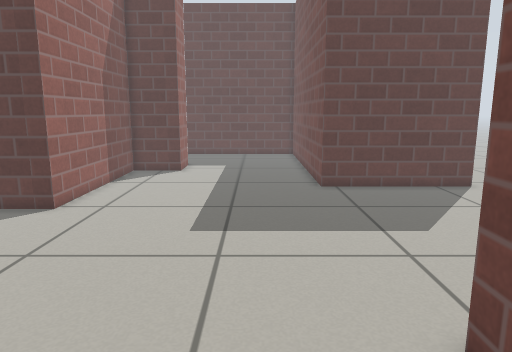
[1] (above)

12 first-person views from a walk through a Gazebo world. The camera is 0.74 m above the floor, tilts 10° down and sees 70° across. The floor is counted in squares, 0.2 m on a side. Each view is taken from the middle of a square. On the plan, view 1 faces up. The plan holds only what a view shows up to about 20 squares ahead; the rest is blank. Simple patterns stand in for the simulator's built-in surfaces.

[2]
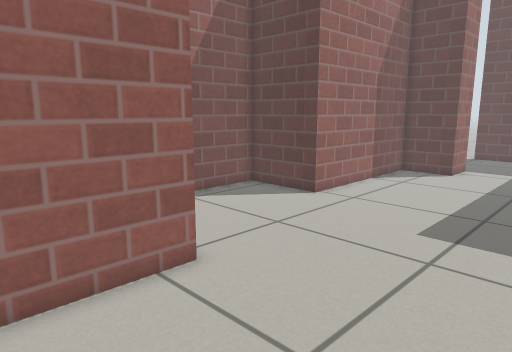

[3]
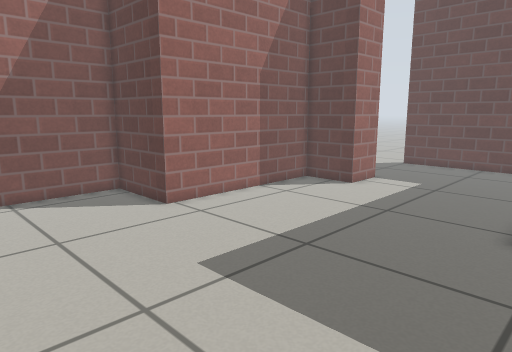

[4]
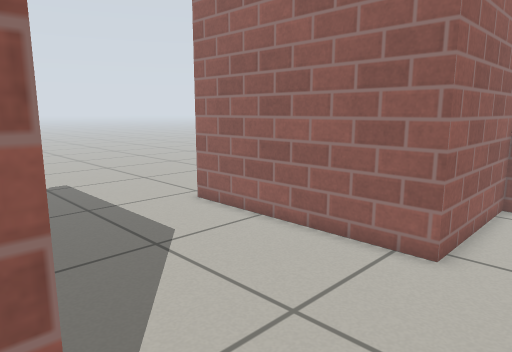

[5]
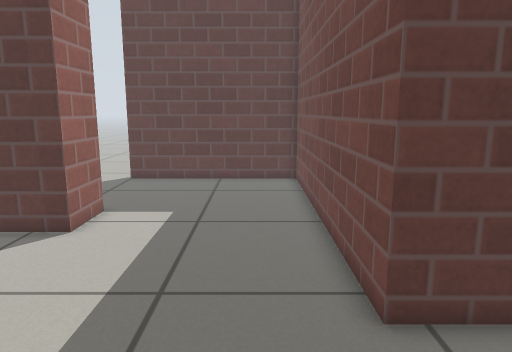

[6]
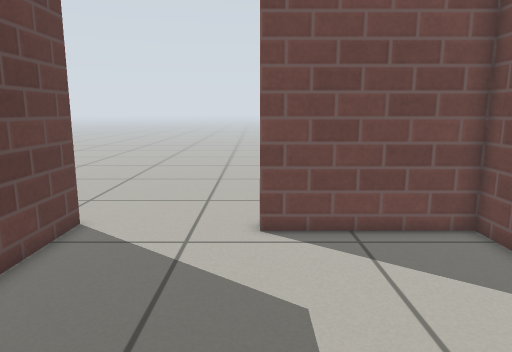

[7]
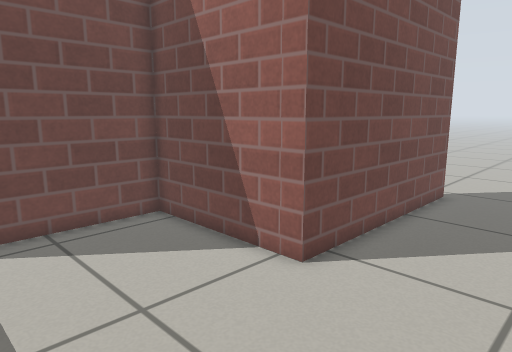

[8]
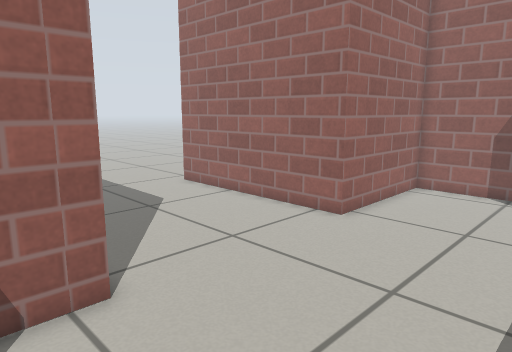

[9]
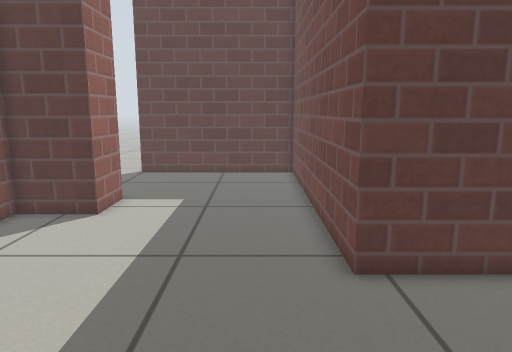

[10]
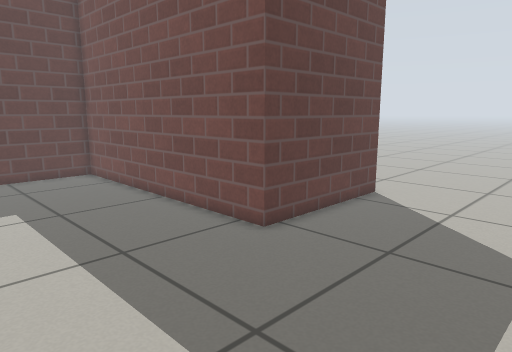

[11]
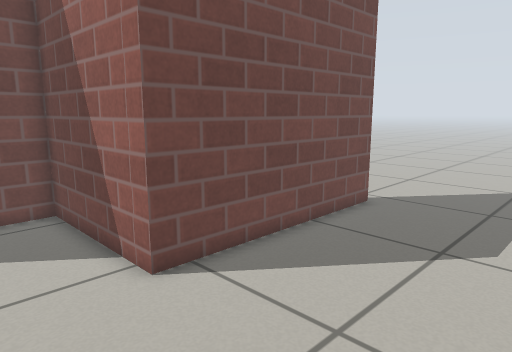

[12]
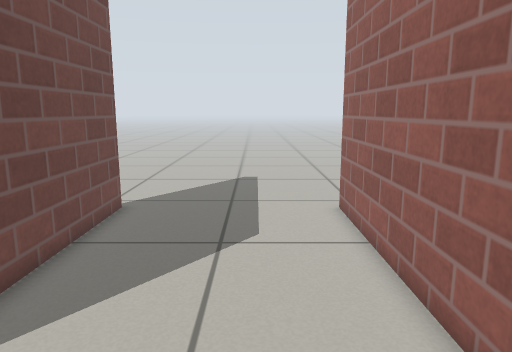

### Floor plan
Points are (right, up) in squares from view 1. A wall is a line through its corners. A room is listed if a view was taken in it or the views show most of it. See-through windows are left out.
Room 1 (views 1, 2, 3, 4, 5, 6, 7, 8, 9, 10, 11, 12)
walls: (10.9, 17.9) (3.2, 17.9) (3.2, 32.1) (-4.5, 32.1); (-4.7, 25.4) (-4.7, 22.9) (-7.7, 22.9) (-7.7, 13.6) (-12, 13.6) (-12, 5.1) (-5.3, 5.1) (-5.3, -4.9); (3.2, -5) (3.2, 5.1) (10, 5.1) (10, 11.9)
ways out: opening at (-5.5, -5.5); opening at (-5, 28.5); opening at (3.5, -5.5); opening at (10, 14.5)

Where each view was taken, in squares from view 1:
view 1: 0 up, 0 right, facing up
view 2: 0 up, 2 right, facing up-left
view 3: 6 up, 5 right, facing up-left
view 4: 8 up, 4 right, facing down-left
view 5: 12 up, 1 right, facing up
view 6: 12 up, 1 left, facing right
view 7: 12 up, 2 left, facing down-right
view 8: 12 up, 6 right, facing down-left
view 9: 10 up, 1 right, facing up
view 10: 10 up, 5 left, facing up-right
view 11: 9 up, 4 left, facing down-right
view 12: 9 up, 2 left, facing down
